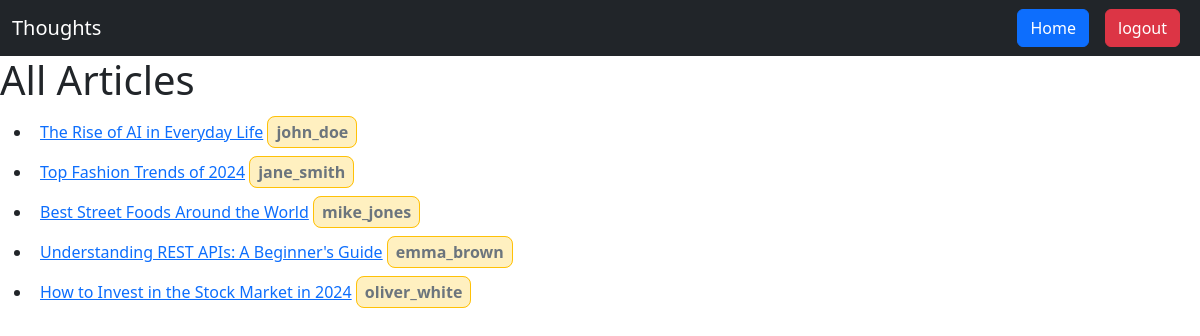
/home/ (signed in), run on an earlier commit of the app's database.
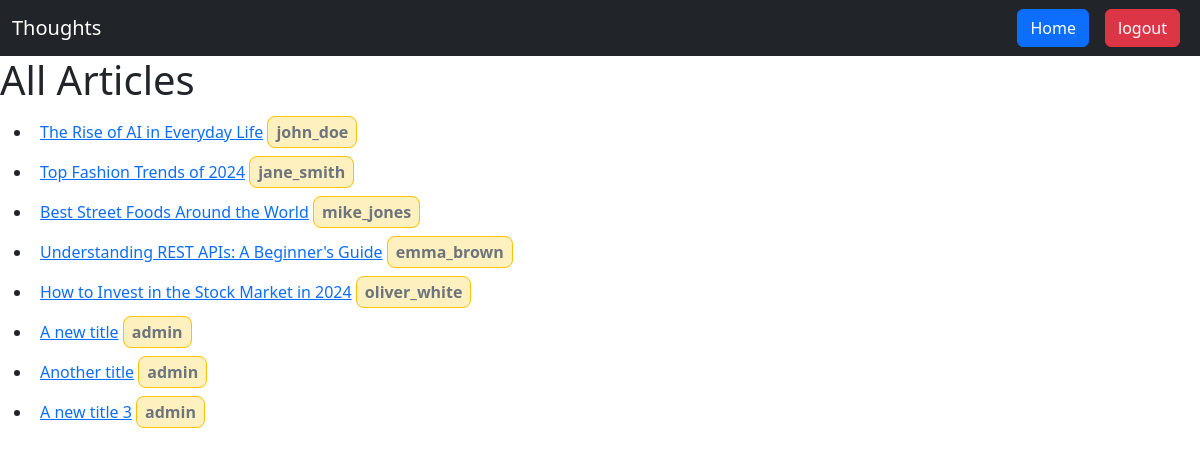
And on a later commit of the database.
### article/models.py (models this page shows, shortened)
class Article(models.Model):
    title = models.CharField(max_length=200, blank=False)
    content = models.TextField(blank=False)
    author = models.ForeignKey(User, on_delete=models.CASCADE)
    tags = models.ManyToManyField(
        Tag, related_name="articles", blank=True)
    created_at = models.DateTimeField(auto_now_add=True)

### article/views.py (the view)
@login_required
def list_all_article(request):
    articles = Article.objects.all()
    return render(request, 'main/home.html', {"articles": articles})

### learn_django/templates/main/home.html (shortened to what this page needs)
{% extends 'base.html' %}
{% block content %}
<h1>All Articles</h1>
<ul>
    {% for article in articles %}
        <li>
            <div class="p-2">
                <a href={% url 'article-detail' article.pk %}>{{ article.title }}</a>
                <span class="bg-warning bg-opacity-25 border border-warning rounded-3 px-2 py-1 fw-bold text-secondary">
                    {{article.author.username}}
                </span>
            </div>
        </li>
    {% endfor %}
</ul>
{% endblock %}

What changed in the data, as far as the page shows it:
added Article: title "A new title", author.username "admin"
added Article: title "Another title", author.username "admin"
added Article: title "A new title 3", author.username "admin"
